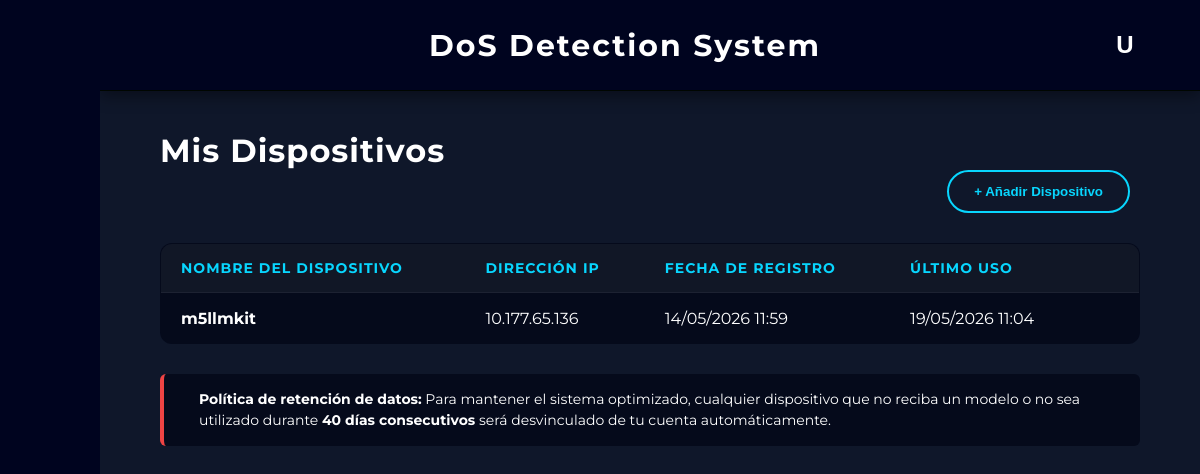
Before: /dispositivos (signed in) with the older database file.
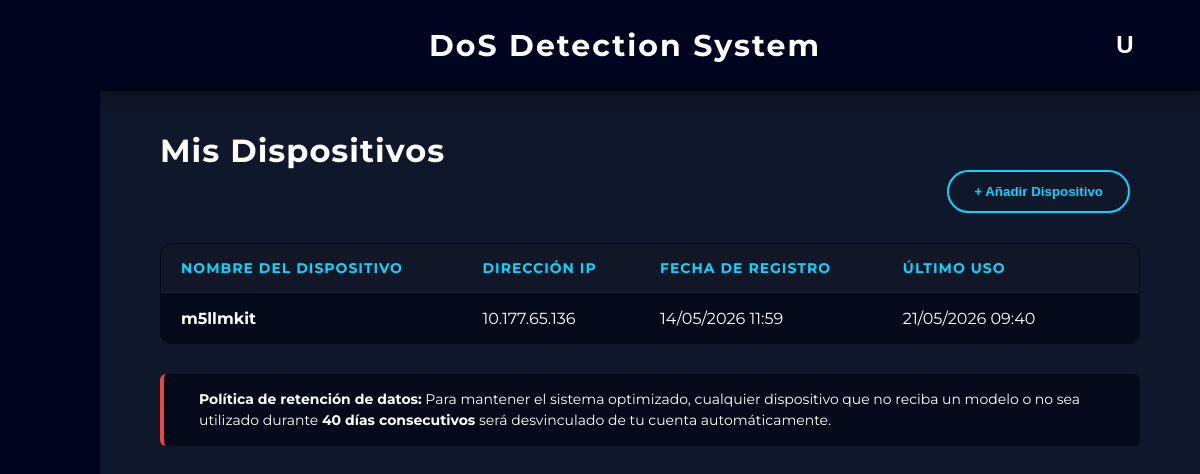
After: the same page with the newer database file.
### app/models.py (models this page shows)
class Dispositivo(db.Model):
    __tablename__ = 'dispositivos'
    id = db.Column(db.Integer, primary_key=True)
    nombre = db.Column(db.String(150), nullable=False)
    ip = db.Column(db.String(50), nullable=False)
    usuario_id = db.Column(db.Integer, db.ForeignKey('usuarios.id'), nullable=False)
    fecha_registro = db.Column(db.DateTime, default=datetime.now(pytz.timezone('Europe/Madrid')))
    fecha_ultimo_uso = db.Column(db.DateTime, default=datetime.now(pytz.timezone('Europe/Madrid')))
    usuario = db.relationship('User', backref=db.backref('dispositivos', cascade="all, delete-orphan", lazy=True))

### app/routes/pages/dispositivos.py (the view)
@dispositivos_bp.route("/dispositivos", methods=["GET"])
def index():
    if session.get('guest'):
        datos_invitado = session.get('guest_devices', [])
        dispositivos = [DispositivoInvitado(d['nombre'], d['ip'], d['fecha_registro']) for d in datos_invitado]
    else:
        user_id = session.get('user_id')
        if not user_id:
            return redirect(url_for('auth.login'))
        dispositivos = Dispositivo.query.filter_by(usuario_id=user_id).order_by(Dispositivo.fecha_registro.desc()).all()
    return render_template("dispositivos.html", dispositivos=dispositivos)

### app/templates/dispositivos.html (shortened to what this page needs)
{% extends "base.html" %}
{% block content %}
<div style="padding: 40px 60px;">
    <h2><span style="color: white; margin-bottom: 30px; font-size: 32px; letter-spacing: 1px;">Mis Dispositivos</span></h2>
    <div class="table-header">
        <button class="action-btn" onclick="openDeviceModal()">+ Añadir Dispositivo</button>
    </div>
    <table class="glass-table">
        <thead>
            <tr>
                <th>Nombre del Dispositivo</th>
                <th>Dirección IP</th>
                <th>Fecha de Registro</th>
                <th>Último Uso</th>
                <th style="text-align: center;"> </th>
            </tr>
        </thead>
        <tbody>
            {% for dispositivo in dispositivos %}
            <tr>
                <td style="font-weight: bold;">{{ dispositivo.nombre }}</td>
                <td>{{ dispositivo.ip }}</td>
                <td>{{ dispositivo.fecha_registro.strftime('%d/%m/%Y %H:%M') }}</td>
                <td>{{ dispositivo.fecha_ultimo_uso.strftime('%d/%m/%Y %H:%M') }}</td>
                <td style="text-align: center;">
                    <form action="{{ url_for('dispositivos.delete', device_id=(dispositivo.id if not session.get('guest') else loop.index0)) }}"
                          method="POST"
                          onsubmit="confirmAction(event, this, '¿Quiere eliminar este dispositivo?');"
                          style="display: inline;">
                        <button type="submit" class="delete-btn" title="Eliminar Dispositivo">
                        </button>
                    </form>
                </td>
            </tr>
            {% else %}
            <tr>
                <td colspan="5" style="text-align: center; padding: 30px; opacity: 0.7;">No tienes ningún dispositivo registrado.</td>
            </tr>
            {% endfor %}
        </tbody>
    </table>
    <div style="margin-top: 30px; padding: 15px 20px; background: rgba(2, 6, 23, 0.726); border-left: 4px solid #ef4444; border-radius: 6px; display: flex; align-items: center; gap: 15px;">
        <p style="color: white; font-size: 14px; margin: 0; line-height: 1.5;">
            <strong>Política de retención de datos:</strong> Para mantener el sistema optimizado, cualquier dispositivo que no reciba un modelo o no sea utilizado durante <strong>40 días consecutivos</strong> será desvinculado de tu cuenta automáticamente.
        </p>
    </div>
</div>
{% endblock %}

Changed rows visible on the page:
changed Dispositivo "m5llmkit": fecha_ultimo_uso "19/05/2026 11:04" → "21/05/2026 09:40"
